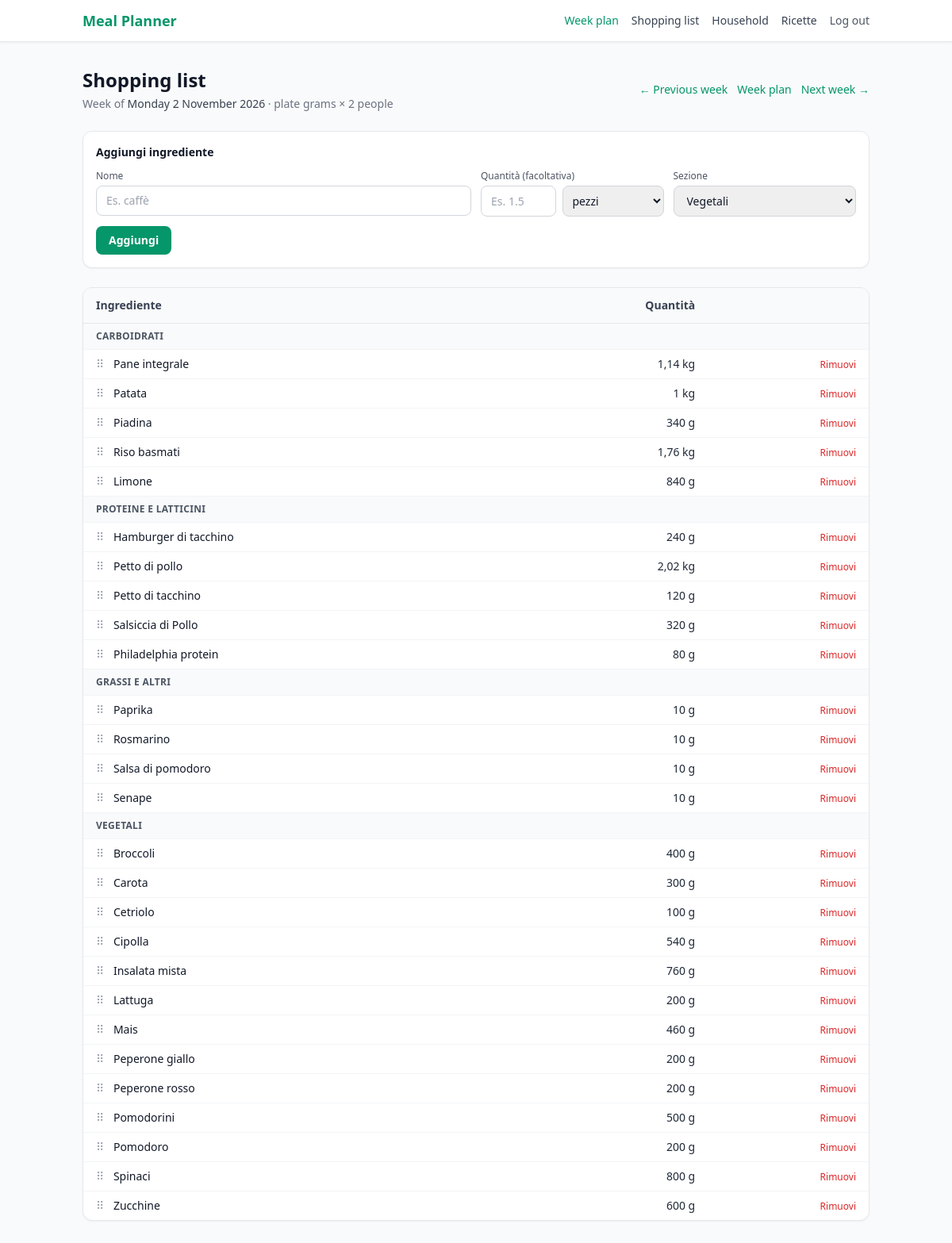
Screenshot of /lista-spesa/ with the database file from the repository.
### core/models.py (models this page shows, shortened)
class Ingredient(models.Model):
    name     = models.CharField(max_length=100, unique=True)
    category = models.CharField(
        max_length=20,
        choices=IngredientCategory.choices,
        default=IngredientCategory.OTHER
    )
    vegetable_subcategory = models.CharField(
        max_length=20,
        choices=VegetableSubcategory.choices,
        blank=True,
        default=''
    )
    kcal    = models.DecimalField(max_digits=6, decimal_places=2, validators=[MinValueValidator(0)])
    protein = models.DecimalField(max_digits=5, decimal_places=2, validators=[MinValueValidator(0)])
    carbs   = models.DecimalField(max_digits=5, decimal_places=2, validators=[MinValueValidator(0)])
    fat     = models.DecimalField(max_digits=5, decimal_places=2, validators=[MinValueValidator(0)])
    fiber           = models.DecimalField(max_digits=5, decimal_places=2, default=0, validators=[MinValueValidator(0)])
    sugars          = models.DecimalField(max_digits=5, decimal_places=2, default=0, validators=[MinValueValidator(0)])
    saturated_fat   = models.DecimalField(max_digits=5, decimal_places=2, default=0, validators=[MinValueValidator(0)])
    salt            = models.DecimalField(max_digits=5, decimal_places=2, default=0, validators=[MinValueValidator(0)])
    tags    = models.ManyToManyField(Tag, blank=True, related_name='ingredients')
    seasons = models.ManyToManyField(SeasonEntry, blank=True, related_name='ingredients')
    class Meta:
        constraints = [
            models.CheckConstraint(
                condition=(
                    ~models.Q(category=IngredientCategory.VEGETABLE)
                    | ~models.Q(vegetable_subcategory='')
                ),
                name='core_vegetables_require_macro_category',
            ),
        ]

### core/views.py (the view)
# urls.py: path('lista-spesa/', views.shopping_list, name='shopping_list'),
@login_required
@require_http_methods(['GET'])
def shopping_list(request):
    user = request.user
    monday = _requested_week_start(request)
    household = Household.ensure_for_user(user)
    member_count = household.member_count() or 1
    week_plan = week_plan_for_monday(user, monday)
    rows = _shopping_list_rows(user, monday, week_plan, member_count)
    saved_order = ShoppingListOrder.objects.filter(
        owner=user, week_start=monday
    ).values_list('items', flat=True).first()
    if saved_order:
        rows = _apply_shopping_list_order(rows, saved_order)
    return render(
        request,
        'core/shopping_list.html',
        {
            'week_start': monday,
            'previous_week_start': monday - timedelta(days=7),
            'next_week_start': monday + timedelta(days=7),
            'week_plan': week_plan,
            'member_count': member_count,
            'rows': rows,
        },
    )

### core/macros.py (called while the page is built)
def empty_macros():
    return {name: ZERO for name in MACRO_NAMES}

def sum_macros(left, right):
    return {name: left[name] + right[name] for name in MACRO_NAMES}

def macros_for_grams(ingredient, grams):
    ratio = Decimal(grams) / GRAMS_PER_100
    return {
        'kcal': Decimal(ingredient.kcal) * ratio,
        'protein': Decimal(ingredient.protein) * ratio,
        'carbs': Decimal(ingredient.carbs) * ratio,
        'fat': Decimal(ingredient.fat) * ratio,
    }

### core/models.py (called while the page is built)
    @classmethod
    def ensure_for_user(cls, user):
        h, _ = cls.objects.get_or_create(owner=user, defaults={'name': ''})
        if not h.members.exists():
            HouseholdMember.objects.create(
                household=h,
                display_name=user.get_username() or 'Me',
                sort_order=0,
            )
        return h

    def member_count(self):
        return self.members.count()

### core/planning.py (called while the page is built)
def quantize_grams(grams, minimum=None):
    grams = Decimal(grams)
    floor = MIN_GRAMS if minimum is None else minimum
    step = GRAMS_QUANTIZE
    grams = max(floor, min(grams, MAX_GRAMS))
    rounded = (
        (grams / step).quantize(
            Decimal('1'),
            rounding=ROUND_HALF_UP,
        ) * step
    )
    if rounded < floor:
        rounded = (
            (floor / step).to_integral_value(rounding=ROUND_CEILING)
            * step
        )
    if rounded > MAX_GRAMS:
        rounded = (
            (MAX_GRAMS / step).to_integral_value(rounding=ROUND_FLOOR)
            * step
        )
    return rounded

def _has_fixed_grams(ingredient):
    return getattr(ingredient, 'category', None) == IngredientCategory.VEGETABLE

def _minimum_grams(ingredient, macro_name=None): # noqa
    if _has_fixed_grams(ingredient):
        return Decimal('1')
    if getattr(ingredient, 'category', None) == IngredientCategory.DAIRY:
        return DAIRY_MIN_GRAMS
    return MIN_GRAMS

def _is_legume_like(ingredient):
    return (
        getattr(ingredient, 'category', None) == IngredientCategory.PROTEIN
        and Decimal(ingredient.carbs) > Decimal(ingredient.protein) > 0
    )

def grams_to_hit_macro(ingredient, macro_name, target_amount):
    per_100 = Decimal(getattr(ingredient, macro_name))
    target_amount = Decimal(target_amount)
    if per_100 <= 0 or target_amount <= 0:
        return None
    return quantize_grams(
        target_amount * Decimal('100') / per_100,
        minimum=_minimum_grams(ingredient, macro_name),
    )

### core/templates/core/shopping_list.html (shortened to what this page needs)
{% extends "base.html" %}
{% load static %}
{% block content %}
<div class="mb-6 flex flex-col gap-2 sm:flex-row sm:items-center sm:justify-between">
    <div>
        <h1 class="text-2xl font-bold text-gray-900">Shopping list</h1>
        <p class="text-sm text-gray-500 mt-1">
            Week of <span class="font-medium text-gray-700">{{ week_start|date:"l j F Y" }}</span>
            · plate grams × {{ member_count }} {{ member_count|pluralize:"person,people" }}
        </p>
    </div>
    <div class="flex flex-wrap items-center gap-3 text-sm font-medium shrink-0">
        <a href="?week={{ previous_week_start|date:'Y-m-d' }}" class="text-emerald-600 hover:text-emerald-800">← Previous week</a>
        <a href="{% url 'core:week_plan' %}?week={{ week_start|date:'Y-m-d' }}" class="text-emerald-600 hover:text-emerald-800">Week plan</a>
        <a href="?week={{ next_week_start|date:'Y-m-d' }}" class="text-emerald-600 hover:text-emerald-800">Next week →</a>
    </div>
</div>
<form method="post" action="{% url 'core:shopping_list_add_item' %}" class="mb-6 rounded-xl border border-gray-200 bg-white p-4 shadow-sm">
    <h2 class="text-sm font-semibold text-gray-900">Aggiungi ingrediente</h2>
    <div class="mt-3 grid gap-3 sm:grid-cols-4">
        <label class="sm:col-span-2">
            <span class="mb-1 block text-xs font-medium text-gray-600">Nome</span>
            <input type="text" name="name" maxlength="100" required placeholder="Es. caffè" class="w-full rounded-lg border border-gray-300 px-3 py-2 text-sm">
        </label>
        <label>
            <span class="mb-1 block text-xs font-medium text-gray-600">Quantità (facoltativa)</span>
            <span class="flex gap-2">
                <input type="number" name="quantity_value" min="0.01" max="99999999.99" step="0.01" inputmode="decimal" placeholder="Es. 1.5" class="min-w-0 flex-1 rounded-lg border border-gray-300 px-3 py-2 text-sm">
                <select name="quantity_unit" aria-label="Unità di misura" class="w-32 rounded-lg border border-gray-300 px-2 py-2 text-sm">
                    <option value="pz">pezzi</option>
                </select>
            </span>
        </label>
        <label>
            <span class="mb-1 block text-xs font-medium text-gray-600">Sezione</span>
            <select name="section" class="w-full rounded-lg border border-gray-300 px-3 py-2 text-sm">
                <option selected>Vegetali</option>
            </select>
        </label>
    </div>
    <button type="submit" class="mt-3 rounded-lg bg-emerald-600 px-4 py-2 text-sm font-semibold text-white hover:bg-emerald-700">Aggiungi</button>
</form>
{% if not rows %}
<p class="text-sm text-gray-600">No items in this shopping list yet.</p>
{% else %}
<div class="bg-white rounded-xl shadow-sm border border-gray-200 overflow-hidden" data-shopping-list data-week="{{ week_start|date:'Y-m-d' }}" data-save-url="{% url 'core:shopping_list_order' %}">
    <table class="min-w-full text-sm text-left">
        <thead>
            <tr class="bg-gray-50 border-b border-gray-200">
                <th class="px-4 py-3 font-semibold text-gray-700">Ingrediente</th>
                <th class="px-4 py-3 font-semibold text-gray-700 text-right">Quantità</th>
                <th class="px-4 py-3 font-semibold text-gray-700"></th>
            </tr>
        </thead>
        <tbody class="divide-y divide-gray-100">
            {% for row in rows %}
            {% ifchanged row.section %}
            <tr class="bg-gray-50">
                <th colspan="3" class="px-4 py-2 text-left text-xs font-semibold uppercase tracking-wide text-gray-600">{{ row.section }}</th>
            </tr>
            {% endifchanged %}
            <tr>
                <td class="px-4 py-2 text-gray-900">
                    <button type="button" class="mr-2 inline-flex cursor-grab touch-none select-none text-gray-400 hover:text-gray-700 focus:text-gray-700" data-drag-handle data-ingredient="{{ row.order_id }}" aria-label="Sposta {{ row.name }}" title="Trascina per riordinare">⠿</button>
                    {{ row.name }}
                </td>
                <td class="px-4 py-2 text-gray-800 text-right tabular-nums">{{ row.quantity }}</td>
                <td class="px-4 py-2 text-right">
                    <form method="post" action="{% url 'core:shopping_list_remove_item' row.order_id %}">
                        <button type="submit" class="text-xs font-medium text-red-600 hover:text-red-800" aria-label="Rimuovi {{ row.name }}">Rimuovi</button>
                    </form>
                </td>
            </tr>
            {% endfor %}
        </tbody>
    </table>
</div>
{% endif %}
{% endblock %}

### templates/base.html (shortened to what this page needs)
<!DOCTYPE html>
<html lang="en">
<head>
    {% load static %}
    <script src="https://cdn.tailwindcss.com"></script>
</head>
<body class="bg-gray-50 text-gray-900 min-h-screen">
    <nav class="bg-white shadow-sm border-b border-gray-200">
    <div class="max-w-5xl mx-auto px-4 py-3">
        <div class="flex items-center justify-between">
            <a href="/" class="font-bold text-lg text-emerald-600">Meal Planner</a>
            <div class="hidden md:flex items-center gap-4 text-sm">
                <a href="{% url 'core:week_plan' %}" class="text-emerald-600 hover:text-emerald-800 font-medium">Week plan</a>
                <a href="{% url 'core:shopping_list' %}" class="text-gray-700 hover:text-gray-900 font-medium">Shopping list</a>
                <a href="{% url 'core:household' %}" class="text-gray-700 hover:text-gray-900 font-medium">Household</a>
                <a href="{% url 'core:recipes' %}" class="text-gray-700 hover:text-gray-900 font-medium">Ricette</a>
                {% if request.user.is_authenticated %}
                    <form method="post" action="{% url 'logout' %}">
                        <button type="submit" class="text-gray-600 hover:text-gray-900">Log out</button>
                    </form>
                {% endif %}
            </div>
        </div>
    </div>
    </nav>
    <main class="{% block main_class %}max-w-5xl mx-auto px-4 py-8{% endblock %}">
        {% block content %}{% endblock %}
    </main>
</body>
</html>

### rows the page displays
Ingredient: section "CARBOIDRATI", name "Pane integrale", quantity "1,14 kg"
Ingredient: name "Patata", quantity "1 kg"
Ingredient: name "Piadina", quantity "340 g"
Ingredient: name "Riso basmati", quantity "1,76 kg"
Ingredient: name "Limone", quantity "840 g"
Ingredient: section "PROTEINE E LATTICINI", name "Hamburger di tacchino", quantity "240 g"
Ingredient: name "Petto di pollo", quantity "2,02 kg"
Ingredient: name "Petto di tacchino", quantity "120 g"
Ingredient: name "Salsiccia di Pollo", quantity "320 g"
Ingredient: name "Philadelphia protein", quantity "80 g"
Ingredient: section "GRASSI E ALTRI", name "Paprika", quantity "10 g"
Ingredient: name "Rosmarino", quantity "10 g"
Ingredient: name "Salsa di pomodoro", quantity "10 g"
Ingredient: name "Senape", quantity "10 g"
Ingredient: section "VEGETALI", name "Broccoli", quantity "400 g"
Ingredient: name "Carota", quantity "300 g"
Ingredient: name "Cetriolo", quantity "100 g"
Ingredient: name "Cipolla", quantity "540 g"
Ingredient: name "Insalata mista", quantity "760 g"
Ingredient: name "Lattuga", quantity "200 g"
Ingredient: name "Mais", quantity "460 g"
Ingredient: name "Peperone giallo", quantity "200 g"
Ingredient: name "Peperone rosso", quantity "200 g"
Ingredient: name "Pomodorini", quantity "500 g"
Ingredient: name "Pomodoro", quantity "200 g"
Ingredient: name "Spinaci", quantity "800 g"
Ingredient: name "Zucchine", quantity "600 g"

### other values shown
{{ week_start|date:"l j F Y" }} "Monday 2 November 2026"
{{ member_count }} "2"
